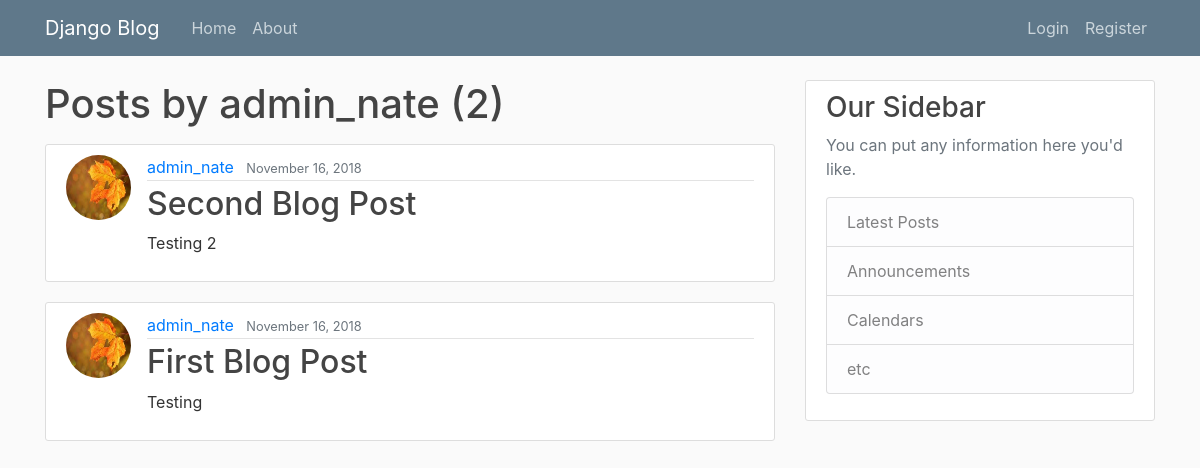
Page /post/admin_nate/ on the earlier database version.
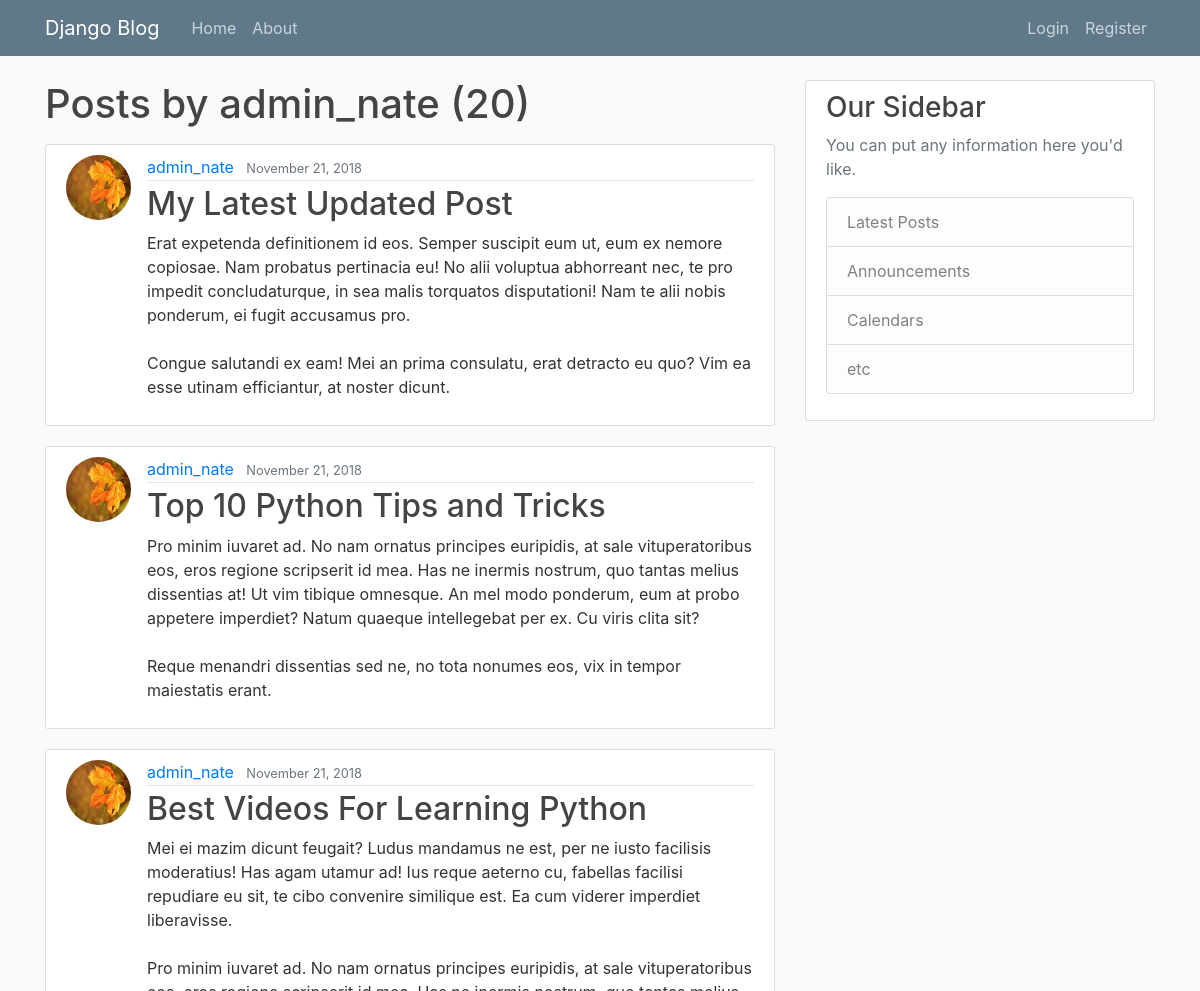
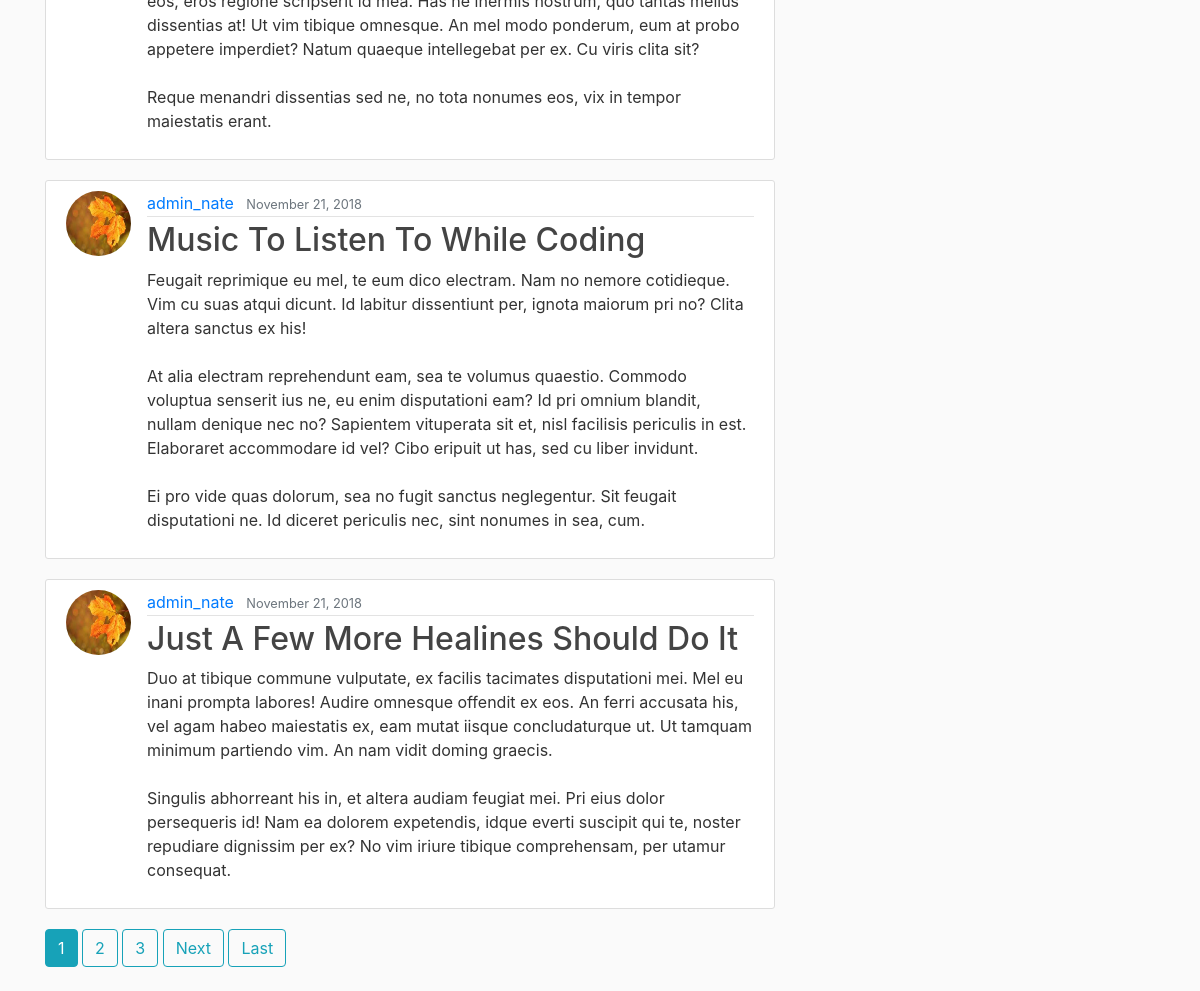
Same page on the later database version (2 pictures, top to bottom).
### blog/models.py (models this page shows, shortened)
class Post(models.Model):
    title = models.CharField(max_length = 100)
    content = models.TextField()
    date_posted = models.DateTimeField(default = timezone.now)
    author = models.ForeignKey(User, on_delete = models.CASCADE) # Define a relationship between the author of the post and Django's pre-built User model. So the author is a foreign key inherited from the User model. If the user is deleted, then delete the post as well

### users/models.py (models this page shows, shortened)
class Profile(models.Model):
    user = models.OneToOneField(User, on_delete = models.CASCADE) # Every user in the Profile Model is associated with a User from Django so we define that relationship with a OneToOneField
    image = models.ImageField(default = 'default.jpg', upload_to = 'profile_pics')

### blog/views.py (the view)
# urls.py: path('post/<str:username>/',UserPostListView.as_view(), name = 'user-posts'), # If the user goes to post/username, then call the UserPostListView view
class UserPostListView(ListView): # CBV for posts by a user
	model = Post
	template_name = 'blog/user_posts.html'
	context_object_name = 'posts'
	ordering = ['-date_posted']
	paginate_by = 5
	def get_queryset(self): # Overwrite the default queryset function by the ListView class
		user = get_object_or_404(User, username = self.kwargs.get('username')) # Get the object or 404 of type User and then get only the attribute of username from the User model. The referenced User model already has a keyword-argument of 'username'
		return Post.objects.filter(author = user).order_by('-date_posted') # Filter all the posts objects where the author is the user and order by descending date

### blog/templates/blog/user_posts.html (shortened to what this page needs)
{% extends 'blog/base.html' %}
{% block content %}
  <h1 class="mb-3">Posts by {{ view.kwargs.username }} ({{ page_obj.paginator.count }})</h1>
	{% for post in posts %}
		<article class="media content-section">
			<img class = "rounded-circle article-img" src = "{{post.author.profile.image.url}}">
  		<div class="media-body">
    		<div class="article-metadata">
      		<a class="mr-2" href="{% url 'user-posts' post.author.username %}">{{ post.author }}</a>
      			<small class="text-muted">{{ post.date_posted|date:"F d, Y" }}</small>
    		</div>
    		<h2><a class="article-title" href="{% url 'post-detail' post.id %}">{{ post.title }}</a></h2>
    		<p class="article-content">{{ post.content }}</p>
  		</div>
		</article>
	{% endfor %}
  {% if is_paginated %}
    {% for num in page_obj.paginator.page_range %}
      {% if page_obj.number == num %}
        <a href="?page={{ num }}" class="btn btn-info mb-4">{{num}}</a>
      {% elif num > page_obj.number|add:'-3' and num < page_obj.number|add:'3' %}
        <a href="?page={{ num }}" class="btn btn-outline-info mb-4">{{num}}</a>
      {% endif %}
    {% endfor %}
    {% if page_obj.has_next %}
      <a href="?page={{ page_obj.next_page_number }}" class="btn btn-outline-info mb-4">Next</a>
      <a href="?page={{ page_obj.paginator.num_pages }}" class="btn btn-outline-info mb-4">Last</a>
    {% endif %}
  {% endif %}
{% endblock content%}

Differences in the rows shown:
no longer on this page (row unchanged): Post: author.profile.image (picture), author "admin_nate", date_posted "November 16, 2018", title "Second Blog Post", content "Testing 2"
no longer on this page (row edited): Post: author.profile.image (picture), author "admin_nate", date_posted "November 16, 2018", title "First Blog Post", content "Testing"
added Post: author.profile.image (picture), author "admin_nate", date_posted "November 21, 2018", title "My Latest Updated Post", content "Erat expetenda definitionem id eos. Semper suscipit eum ut, eum ex nemore copiosae. Nam probatus pertinacia eu! No alii voluptua abhorreant nec, te pro impedit concludaturque, in sea malis torquatos disputationi! Nam te alii nobis ponderum, ei fugit accusamus pro. Congue salutandi ex eam! Mei an prima consulatu, erat detracto eu quo? Vim ea esse utinam efficiantur, at noster dicunt."
added Post: author.profile.image (picture), author "admin_nate", date_posted "November 21, 2018", title "Top 10 Python Tips and Tricks", content "Pro minim iuvaret ad. No nam ornatus principes euripidis, at sale vituperatoribus eos, eros regione scripserit id mea. Has ne inermis nostrum, quo tantas melius dissentias at! Ut vim tibique omnesque. An mel modo ponderum, eum at probo appetere imperdiet? Natum quaeque intellegebat per ex. Cu viris clita sit? Reque menandri dissentias sed ne, no tota nonumes eos, vix in tempor maiestatis erant."
added Post: author.profile.image (picture), author "admin_nate", date_posted "November 21, 2018", title "Best Videos For Learning Python", content "Mei ei mazim dicunt feugait? Ludus mandamus ne est, per ne iusto facilisis moderatius! Has agam utamur ad! Ius reque aeterno cu, fabellas facilisi repudiare eu sit, te cibo convenire similique est. Ea cum viderer imperdiet liberavisse. Pro minim iuvaret ad. No nam ornatus principes euripidis, at sale vituperatoribus eos, eros regione scripserit id mea. Has ne inermis nostrum, quo tantas melius dissentias at! Ut vim tibique omnesque. An mel modo ponderum, eum at probo appetere imperdiet? Natum quaeque intellegebat per ex. Cu viris clita sit? Reque menandri dissentias sed ne, no tota nonumes eos, vix in tempor maiestatis erant."
added Post: author.profile.image (picture), author "admin_nate", date_posted "November 21, 2018", title "Music To Listen To While Coding", content "Feugait reprimique eu mel, te eum dico electram. Nam no nemore cotidieque. Vim cu suas atqui dicunt. Id labitur dissentiunt per, ignota maiorum pri no? Clita altera sanctus ex his! At alia electram reprehendunt eam, sea te volumus quaestio. Commodo voluptua senserit ius ne, eu enim disputationi eam? Id pri omnium blandit, nullam denique nec no? Sapientem vituperata sit et, nisl facilisis periculis in est. Elaboraret accommodare id vel? Cibo eripuit ut has, sed cu liber invidunt. Ei pro vide quas dolorum, sea no fugit sanctus neglegentur. Sit feugait disputationi ne. Id diceret periculis nec, sint nonumes in sea, cum."
added Post: author.profile.image (picture), author "admin_nate", date_posted "November 21, 2018", title "Just A Few More Healines Should Do It", content "Duo at tibique commune vulputate, ex facilis tacimates disputationi mei. Mel eu inani prompta labores! Audire omnesque offendit ex eos. An ferri accusata his, vel agam habeo maiestatis ex, eam mutat iisque concludaturque ut. Ut tamquam minimum partiendo vim. An nam vidit doming graecis. Singulis abhorreant his in, et altera audiam feugiat mei. Pri eius dolor persequeris id! Nam ea dolorem expetendis, idque everti suscipit qui te, noster repudiare dignissim per ex? No vim iriure tibique comprehensam, per utamur consequat."
Other differences:
{{ page_obj.paginator.count }}: "2" → "20"
new list line: "1"
new list line: "2"
new list line: "3"
text now shown: "Next Last"
